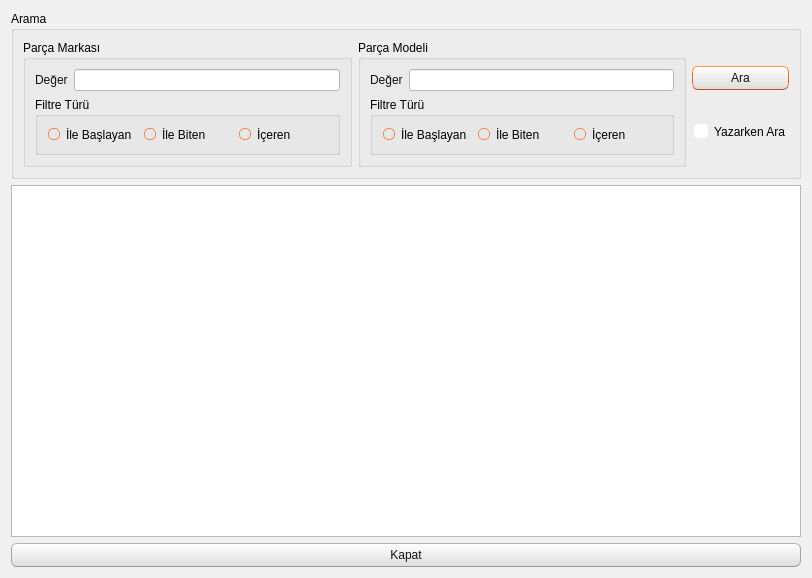
<?xml version="1.0" encoding="UTF-8"?>
<ui version="4.0">
 <class>TKNGucKaynakListe</class>
 <widget class="QDialog" name="TKNGucKaynakListe">
  <property name="geometry">
   <rect>
    <x>0</x>
    <y>0</y>
    <width>812</width>
    <height>578</height>
   </rect>
  </property>
  <property name="windowTitle">
   <string>Dialog</string>
  </property>
  <property name="styleSheet">
   <string notr="true">/*
Ubuntu Style Sheet for QT Applications
Author: Jaime A. Quiroga P.
Company: GTRONICK
Last updated: 09/10/2019 (dd/mm/yyyy), 12:31.
Available at: https://github.com/GTRONICK/QSS/blob/master/Ubuntu.qss
*/
QMainWindow {
	background-color:#f0f0f0;
}
QCheckBox {
	padding:2px;
}
QCheckBox:hover {
	border:1px solid rgb(255,150,60);
	border-radius:4px;
	padding: 1px;
	background-color:qlineargradient(spread:pad, x1:0.5, y1:1, x2:0.5, y2:0, stop:0 rgba(190, 90, 50, 50), stop:1 rgba(250, 130, 40, 50));
}
QCheckBox::indicator:checked {
	border:1px solid rgb(246, 134, 86);
	border-radius:4px;
  	background-color:rgb(246, 134, 86)
}
QCheckBox::indicator:unchecked {
	border-width:1px solid rgb(246, 134, 86);
	border-radius:4px;
  	background-color:rgb(255,255,255);
}
QColorDialog {
	background-color:#f0f0f0;
}
QComboBox {
	color:rgb(81,72,65);
	background: #ffffff;
}
QComboBox:editable {
	selection-color:rgb(81,72,65);
	selection-background-color: #ffffff;
}
QComboBox QAbstractItemView {
	selection-color: #ffffff;
	selection-background-color: rgb(246, 134, 86);
}
QComboBox:!editable:on, QComboBox::drop-down:editable:on {
	color:  #1e1d23;	
}
QDateTimeEdit, QDateEdit, QDoubleSpinBox, QFontComboBox {
	color:rgb(81,72,65);
	background-color: #ffffff;
}

QDialog {
	background-color:#f0f0f0;
}

QLabel,QLineEdit {
	color:rgb(17,17,17);
}
QLineEdit {
	background-color:rgb(255,255,255);
	selection-background-color:rgb(236,116,64);
}
QMenuBar {
	color:rgb(223,219,210);
	background-color:rgb(65,64,59);
}
QMenuBar::item {
	padding-top:4px;
	padding-left:4px;
	padding-right:4px;
	color:rgb(223,219,210);
	background-color:rgb(65,64,59);
}
QMenuBar::item:selected {
	color:rgb(255,255,255);
	padding-top:2px;
	padding-left:2px;
	padding-right:2px;
	border-top-width:2px;
	border-left-width:2px;
	border-right-width:2px;
	border-top-right-radius:4px;
	border-top-left-radius:4px;
	border-style:solid;
	background-color:rgb(65,64,59);
	border-top-color: rgb(47,47,44);
	border-right-color: qlineargradient(spread:pad, x1:0, y1:1, x2:1, y2:0, stop:0 rgba(90, 87, 78, 255), stop:1 rgba(47,47,44, 255));
	border-left-color:  qlineargradient(spread:pad, x1:1, y1:0, x2:0, y2:0, stop:0 rgba(90, 87, 78, 255), stop:1 rgba(47,47,44, 255));
}
QMenu {
	color:rgb(223,219,210);
	background-color:rgb(65,64,59);
}
QMenu::item {
	color:rgb(223,219,210);
	padding:4px 10px 4px 20px;
}
QMenu::item:selected {
	color:rgb(255,255,255);
	background-color: qlineargradient(spread:pad, x1:0.5, y1:1, x2:0.5, y2:0, stop:0 rgba(225, 108, 54, 255), stop:1 rgba(246, 134, 86, 255));
	border-style:solid;
	border-width:3px;
	padding:4px 7px 4px 17px;
	border-bottom-color:qlineargradient(spread:pad, x1:0.5, y1:1, x2:0.5, y2:0, stop:0 rgba(175,85,48,255), stop:1 rgba(236,114,67, 255));
	border-top-color:qlineargradient(spread:pad, x1:0.5, y1:1, x2:0.5, y2:0, stop:0 rgba(253,156,113,255), stop:1 rgba(205,90,46, 255));
	border-right-color:qlineargradient(spread:pad, x1:0, y1:0.5, x2:1, y2:0.5, stop:0 rgba(253,156,113,255), stop:1 rgba(205,90,46, 255));
	border-left-color:qlineargradient(spread:pad, x1:1, y1:0.5, x2:0, y2:0.5, stop:0 rgba(253,156,113,255), stop:1 rgba(205,90,46, 255));
}
QPlainTextEdit {
	border-width: 1px solid transparent;
	color:rgb(17,17,17);
	selection-background-color:rgb(236,116,64);
}
QProgressBar {
	text-align: center;
	color: rgb(0, 0, 0);
	border: 1px inset rgb(150,150,150); 
	border-radius: 10px;
	background-color:rgb(221,221,219);
}
QProgressBar::chunk:horizontal {
	background-color: qlineargradient(spread:pad, x1:0.5, y1:1, x2:0.5, y2:0, stop:0 rgba(225, 108, 54, 255), stop:1 rgba(246, 134, 86, 255));
	border:1px solid;
	border-radius:8px;
	border-bottom-color:qlineargradient(spread:pad, x1:0.5, y1:1, x2:0.5, y2:0, stop:0 rgba(175,85,48,255), stop:1 rgba(236,114,67, 255));
	border-top-color:qlineargradient(spread:pad, x1:0.5, y1:1, x2:0.5, y2:0, stop:0 rgba(253,156,113,255), stop:1 rgba(205,90,46, 255));
	border-right-color:qlineargradient(spread:pad, x1:0, y1:0.5, x2:1, y2:0.5, stop:0 rgba(253,156,113,255), stop:1 rgba(205,90,46, 255));
	border-left-color:qlineargradient(spread:pad, x1:1, y1:0.5, x2:0, y2:0.5, stop:0 rgba(253,156,113,255), stop:1 rgba(205,90,46, 255));
}
QPushButton{
	color:rgb(17,17,17);
	border-width: 1px;
	border-radius: 6px;
	border-bottom-color: rgb(150,150,150);
	border-right-color: rgb(165,165,165);
	border-left-color: rgb(165,165,165);
	border-top-color: rgb(180,180,180);
	border-style: solid;
	padding: 4px;
	background-color: qlineargradient(spread:pad, x1:0.5, y1:1, x2:0.5, y2:0, stop:0 rgba(220, 220, 220, 255), stop:1 rgba(255, 255, 255, 255));
}
QPushButton:hover{
	color:rgb(17,17,17);
	border-width: 1px;
	border-radius:6px;
	border-top-color: rgb(255,150,60);
	border-right-color: qlineargradient(spread:pad, x1:0, y1:1, x2:1, y2:0, stop:0 rgba(200, 70, 20, 255), stop:1 rgba(255,150,60, 255));
	border-left-color:  qlineargradient(spread:pad, x1:1, y1:0, x2:0, y2:0, stop:0 rgba(200, 70, 20, 255), stop:1 rgba(255,150,60, 255));
	border-bottom-color: rgb(200,70,20);
	border-style: solid;
	padding: 2px;
	background-color: qlineargradient(spread:pad, x1:0.5, y1:1, x2:0.5, y2:0, stop:0 rgba(220, 220, 220, 255), stop:1 rgba(255, 255, 255, 255));
}
QPushButton:default{
	color:rgb(17,17,17);
	border-width: 1px;
	border-radius:6px;
	border-top-color: rgb(255,150,60);
	border-right-color: qlineargradient(spread:pad, x1:0, y1:1, x2:1, y2:0, stop:0 rgba(200, 70, 20, 255), stop:1 rgba(255,150,60, 255));
	border-left-color:  qlineargradient(spread:pad, x1:1, y1:0, x2:0, y2:0, stop:0 rgba(200, 70, 20, 255), stop:1 rgba(255,150,60, 255));
	border-bottom-color: rgb(200,70,20);
	border-style: solid;
	padding: 2px;
	background-color: qlineargradient(spread:pad, x1:0.5, y1:1, x2:0.5, y2:0, stop:0 rgba(220, 220, 220, 255), stop:1 rgba(255, 255, 255, 255));
}
QPushButton:pressed{
	color:rgb(17,17,17);
	border-width: 1px;
	border-radius: 6px;
	border-width: 1px;
	border-top-color: rgba(255,150,60,200);
	border-right-color: qlineargradient(spread:pad, x1:0, y1:1, x2:1, y2:0, stop:0 rgba(200, 70, 20, 255), stop:1 rgba(255,150,60, 200));
	border-left-color:  qlineargradient(spread:pad, x1:1, y1:0, x2:0, y2:0, stop:0 rgba(200, 70, 20, 255), stop:1 rgba(255,150,60, 200));
	border-bottom-color: rgba(200,70,20,200);
	border-style: solid;
	padding: 2px;
	background-color: qlineargradient(spread:pad, x1:0.5, y1:0, x2:0.5, y2:1, stop:0 rgba(220, 220, 220, 255), stop:1 rgba(255, 255, 255, 255));
}
QPushButton:disabled{
	color:rgb(174,167,159);
	border-width: 1px;
	border-radius: 6px;
	background-color: qlineargradient(spread:pad, x1:0.5, y1:1, x2:0.5, y2:0, stop:0 rgba(200, 200, 200, 255), stop:1 rgba(230, 230, 230, 255));
}
QRadioButton {
	padding: 1px;
}
QRadioButton::indicator:checked {
	height: 10px;
	width: 10px;
	border-style:solid;
	border-radius:5px;
	border-width: 1px;
	border-color: rgba(246, 134, 86, 255);
	color: #a9b7c6;
	background-color:rgba(246, 134, 86, 255);
}
QRadioButton::indicator:!checked {
	height: 10px;
	width: 10px;
	border-style:solid;
	border-radius:5px;
	border-width: 1px;
	border-color: rgb(246, 134, 86);
	color: #a9b7c6;
	background-color: transparent;
}
QScrollArea {
	color: white;
	background-color:#f0f0f0;
}
QSlider::groove {
	border-style: solid;
	border-width: 1px;
	border-color: rgb(207,207,207);
}
QSlider::groove:horizontal {
	height: 5px;
	background: rgb(246, 134, 86);
}
QSlider::groove:vertical {
	width: 5px;
	background: rgb(246, 134, 86);
}
QSlider::handle:horizontal {
	background: rgb(253,253,253);
	border-style: solid;
	border-width: 1px;
	border-color: rgb(207,207,207);
	width: 12px;
	margin: -5px 0;
	border-radius: 7px;
}
QSlider::handle:vertical {
	background: rgb(253,253,253);
	border-style: solid;
	border-width: 1px;
	border-color: rgb(207,207,207);
	height: 12px;
	margin: 0 -5px;
	border-radius: 7px;
}
QSlider::add-page:horizontal, QSlider::add-page:vertical {
 	background: white;
}
QSlider::sub-page:horizontal, QSlider::sub-page:vertical {
	background: rgb(246, 134, 86);
}
QStatusBar, QSpinBox {
	color:rgb(81,72,65);
}
QSpinBox {
	background-color: #ffffff;
}
QScrollBar:horizontal {
	max-height: 20px;
	border: 1px transparent;
	margin: 0px 20px 0px 20px;
}
QScrollBar::handle:horizontal {
	background: rgb(253,253,253);
	border: 1px solid rgb(207,207,207);
	border-radius: 7px;
	min-width: 25px;
}
QScrollBar::handle:horizontal:hover {
	background: rgb(253,253,253);
	border: 1px solid rgb(255,150,60);
	border-radius: 7px;
	min-width: 25px;
}
QScrollBar::add-line:horizontal {
  	border: 1px solid rgb(207,207,207);
  	border-top-right-radius: 7px;
  	border-top-left-radius: 7px;
  	border-bottom-right-radius: 7px;
  	background: rgb(255, 255, 255);
  	width: 20px;
  	subcontrol-position: right;
  	subcontrol-origin: margin;
}
QScrollBar::add-line:horizontal:hover {
  	border: 1px solid rgb(255,150,60);
  	border-top-right-radius: 7px;
  	border-top-left-radius: 7px;
  	border-bottom-right-radius: 7px;
  	background: rgb(255, 255, 255);
  	width: 20px;
  	subcontrol-position: right;
  	subcontrol-origin: margin;
}
QScrollBar::add-line:horizontal:pressed {
  	border: 1px solid grey;
  	border-top-left-radius: 7px;
  	border-top-right-radius: 7px;
  	border-bottom-right-radius: 7px;
  	background: rgb(231,231,231);
  	width: 20px;
  	subcontrol-position: right;
  	subcontrol-origin: margin;
}
QScrollBar::sub-line:horizontal {
  	border: 1px solid rgb(207,207,207);
  	border-top-right-radius: 7px;
  	border-top-left-radius: 7px;
  	border-bottom-left-radius: 7px;
  	background: rgb(255, 255, 255);
  	width: 20px;
  	subcontrol-position: left;
  	subcontrol-origin: margin;
}
QScrollBar::sub-line:horizontal:hover {
  	border: 1px solid rgb(255,150,60);
  	border-top-right-radius: 7px;
  	border-top-left-radius: 7px;
  	border-bottom-left-radius: 7px;
  	background: rgb(255, 255, 255);
  	width: 20px;
  	subcontrol-position: left;
  	subcontrol-origin: margin;
}
QScrollBar::sub-line:horizontal:pressed {
  	border: 1px solid grey;
  	border-top-right-radius: 7px;
  	border-top-left-radius: 7px;
  	border-bottom-left-radius: 7px;
  	background: rgb(231,231,231);
  	width: 20px;
  	subcontrol-position: left;
  	subcontrol-origin: margin;
}
QScrollBar::left-arrow:horizontal {
  	border: 1px transparent grey;
  	border-top-left-radius: 3px;
  	border-bottom-left-radius: 3px;
  	width: 6px;
  	height: 6px;
  	background: rgb(230,230,230);
}
QScrollBar::right-arrow:horizontal {
	border: 1px transparent grey;
	border-top-right-radius: 3px;
	border-bottom-right-radius: 3px;
  	width: 6px;
  	height: 6px;
 	background: rgb(230,230,230);
}
QScrollBar::add-page:horizontal, QScrollBar::sub-page:horizontal {
 	background: none;
} 
QScrollBar:vertical {
	max-width: 20px;
	border: 1px transparent grey;
	margin: 20px 0px 20px 0px;
}
QScrollBar::add-line:vertical {
	border: 1px solid;
	border-color: rgb(207,207,207);
	border-bottom-right-radius: 7px;
	border-bottom-left-radius: 7px;
	border-top-left-radius: 7px;
	background: rgb(255, 255, 255);
  	height: 20px;
  	subcontrol-position: bottom;
  	subcontrol-origin: margin;
}
QScrollBar::add-line:vertical:hover {
  	border: 1px solid;
  	border-color: rgb(255,150,60);
  	border-bottom-right-radius: 7px;
  	border-bottom-left-radius: 7px;
  	border-top-left-radius: 7px;
  	background: rgb(255, 255, 255);
  	height: 20px;
  	subcontrol-position: bottom;
  	subcontrol-origin: margin;
}
QScrollBar::add-line:vertical:pressed {
  	border: 1px solid grey;
  	border-bottom-left-radius: 7px;
  	border-bottom-right-radius: 7px;
  	border-top-left-radius: 7px;
  	background: rgb(231,231,231);
  	height: 20px;
  	subcontrol-position: bottom;
  	subcontrol-origin: margin;
}
QScrollBar::sub-line:vertical {
  	border: 1px solid rgb(207,207,207);
  	border-top-right-radius: 7px;
  	border-top-left-radius: 7px;
  	border-bottom-left-radius: 7px;
  	background: rgb(255, 255, 255);
  	height: 20px;
  	subcontrol-position: top;
  	subcontrol-origin: margin;
}
QScrollBar::sub-line:vertical:hover {
  	border: 1px solid rgb(255,150,60);
  	border-top-right-radius: 7px;
  	border-top-left-radius: 7px;
  	border-bottom-left-radius: 7px;
	background: rgb(255, 255, 255);
  	height: 20px;
  	subcontrol-position: top;
  	subcontrol-origin: margin;
}
QScrollBar::sub-line:vertical:pressed {
  	border: 1px solid grey;
  	border-top-left-radius: 7px;
  	border-top-right-radius: 7px;
  	background: rgb(231,231,231);
 	height: 20px;
  	subcontrol-position: top;
  	subcontrol-origin: margin;
}
QScrollBar::handle:vertical {
	background: rgb(253,253,253);
	border: 1px solid rgb(207,207,207);
	border-radius: 7px;
	min-height: 25px;
}
QScrollBar::handle:vertical:hover {
	background: rgb(253,253,253);
	border: 1px solid rgb(255,150,60);
	border-radius: 7px;
	min-height: 25px;
}
QScrollBar::up-arrow:vertical {
	border: 1px transparent grey;
  	border-top-left-radius: 3px;
	border-top-right-radius: 3px;
  	width: 6px;
  	height: 6px;
  	background: rgb(230,230,230);
}
QScrollBar::down-arrow:vertical {
  	border: 1px transparent grey;
  	border-bottom-left-radius: 3px;
  	border-bottom-right-radius: 3px;
  	width: 6px;
  	height: 6px;
  	background: rgb(230,230,230);
}
QScrollBar::add-page:vertical, QScrollBar::sub-page:vertical {
  	background: none;
}
QTabWidget {
	color:rgb(0,0,0);
	background-color:rgb(247,246,246);
}
QTabWidget::pane {
	border-color: rgb(180,180,180);
	background-color:rgb(247,246,246);
	border-style: solid;
	border-width: 1px;
  	border-radius: 6px;
}
QTabBar::tab {
	padding-left:4px;
	padding-right:4px;
	padding-bottom:2px;
	padding-top:2px;
	color:rgb(81,72,65);
  	background-color: qlineargradient(spread:pad, x1:0.5, y1:1, x2:0.5, y2:0, stop:0 rgba(221,218,217,255), stop:1 rgba(240,239,238,255));
	border-style: solid;
	border-width: 1px;
  	border-top-right-radius:4px;
	border-top-left-radius:4px;
	border-top-color: rgb(180,180,180);
	border-left-color: rgb(180,180,180);
	border-right-color: rgb(180,180,180);
	border-bottom-color: transparent;
}
QTabBar::tab:selected, QTabBar::tab:last:selected, QTabBar::tab:hover {
  	background-color:rgb(247,246,246);
  	margin-left: 0px;
  	margin-right: 1px;
}
QTabBar::tab:!selected {
	margin-top: 1px;
	margin-right: 1px;
}
QTextEdit {
	border-width: 1px;
	border-style: solid;
	border-color:transparent;
	color:rgb(17,17,17);
	selection-background-color:rgb(236,116,64);
}
QTimeEdit, QToolBox, QToolBox::tab, QToolBox::tab:selected {
	color:rgb(81,72,65);
	background-color: #ffffff;
}</string>
  </property>
  <layout class="QVBoxLayout" name="verticalLayout_4">
   <item>
    <widget class="QGroupBox" name="groupBox">
     <property name="title">
      <string>Arama</string>
     </property>
     <layout class="QHBoxLayout" name="horizontalLayout_7">
      <item>
       <widget class="QGroupBox" name="groupBox_2">
        <property name="title">
         <string>Parça Markası</string>
        </property>
        <layout class="QVBoxLayout" name="verticalLayout">
         <item>
          <layout class="QHBoxLayout" name="horizontalLayout_3">
           <item>
            <widget class="QLabel" name="label">
             <property name="text">
              <string>Değer</string>
             </property>
             <property name="buddy">
              <cstring>leParcaMarkaDegeri</cstring>
             </property>
            </widget>
           </item>
           <item>
            <widget class="QLineEdit" name="leParcaMarkaDegeri"/>
           </item>
          </layout>
         </item>
         <item>
          <widget class="QGroupBox" name="groupBox_3">
           <property name="title">
            <string>Filtre Türü</string>
           </property>
           <layout class="QHBoxLayout" name="horizontalLayout_2">
            <item>
             <layout class="QHBoxLayout" name="horizontalLayout">
              <item>
               <widget class="QRadioButton" name="rbParcaMarkaIleBaslayan">
                <property name="text">
                 <string>İle Başlayan</string>
                </property>
               </widget>
              </item>
              <item>
               <widget class="QRadioButton" name="rbParcaMarkaIleBiten">
                <property name="text">
                 <string>İle Biten</string>
                </property>
               </widget>
              </item>
              <item>
               <widget class="QRadioButton" name="rbParcaMarkaIceren">
                <property name="text">
                 <string>İçeren</string>
                </property>
               </widget>
              </item>
             </layout>
            </item>
           </layout>
          </widget>
         </item>
        </layout>
       </widget>
      </item>
      <item>
       <widget class="QGroupBox" name="groupBox_4">
        <property name="title">
         <string>Parça Modeli</string>
        </property>
        <layout class="QVBoxLayout" name="verticalLayout_2">
         <item>
          <layout class="QHBoxLayout" name="horizontalLayout_4">
           <item>
            <widget class="QLabel" name="label_2">
             <property name="text">
              <string>Değer</string>
             </property>
             <property name="buddy">
              <cstring>leParcaMarkaDegeri</cstring>
             </property>
            </widget>
           </item>
           <item>
            <widget class="QLineEdit" name="leParcaModelDegeri"/>
           </item>
          </layout>
         </item>
         <item>
          <widget class="QGroupBox" name="groupBox_5">
           <property name="title">
            <string>Filtre Türü</string>
           </property>
           <layout class="QHBoxLayout" name="horizontalLayout_5">
            <item>
             <layout class="QHBoxLayout" name="horizontalLayout_6">
              <item>
               <widget class="QRadioButton" name="rbParcaModelIleBaslayan">
                <property name="text">
                 <string>İle Başlayan</string>
                </property>
               </widget>
              </item>
              <item>
               <widget class="QRadioButton" name="rbParcaModelIleBiten">
                <property name="text">
                 <string>İle Biten</string>
                </property>
               </widget>
              </item>
              <item>
               <widget class="QRadioButton" name="rbParcaModelIceren">
                <property name="text">
                 <string>İçeren</string>
                </property>
               </widget>
              </item>
             </layout>
            </item>
           </layout>
          </widget>
         </item>
        </layout>
       </widget>
      </item>
      <item>
       <layout class="QVBoxLayout" name="verticalLayout_3">
        <item>
         <widget class="QPushButton" name="pushButton">
          <property name="text">
           <string>Ara</string>
          </property>
          <property name="icon">
           <iconset resource="../../kaynaklar.qrc">
            <normaloff>:/resimler/Search-1.png</normaloff>:/resimler/Search-1.png</iconset>
          </property>
         </widget>
        </item>
        <item>
         <widget class="QCheckBox" name="cbYazarkenAra">
          <property name="text">
           <string>Yazarken Ara</string>
          </property>
         </widget>
        </item>
       </layout>
      </item>
     </layout>
    </widget>
   </item>
   <item>
    <widget class="QTableWidget" name="tableWidget"/>
   </item>
   <item>
    <widget class="QPushButton" name="pushButton_2">
     <property name="text">
      <string>Kapat</string>
     </property>
     <property name="icon">
      <iconset resource="../../kaynaklar.qrc">
       <normaloff>:/resimler/dialog-close.png</normaloff>:/resimler/dialog-close.png</iconset>
     </property>
    </widget>
   </item>
  </layout>
 </widget>
 <resources>
  <include location="../../kaynaklar.qrc"/>
 </resources>
 <connections>
  <connection>
   <sender>cbYazarkenAra</sender>
   <signal>clicked(bool)</signal>
   <receiver>pushButton</receiver>
   <slot>setDisabled(bool)</slot>
   <hints>
    <hint type="sourcelabel">
     <x>758</x>
     <y>133</y>
    </hint>
    <hint type="destinationlabel">
     <x>758</x>
     <y>86</y>
    </hint>
   </hints>
  </connection>
  <connection>
   <sender>leParcaModelDegeri</sender>
   <signal>textChanged(QString)</signal>
   <receiver>TKNGucKaynakListe</receiver>
   <slot>Ara()</slot>
   <hints>
    <hint type="sourcelabel">
     <x>563</x>
     <y>87</y>
    </hint>
    <hint type="destinationlabel">
     <x>657</x>
     <y>184</y>
    </hint>
   </hints>
  </connection>
  <connection>
   <sender>rbParcaModelIceren</sender>
   <signal>clicked()</signal>
   <receiver>TKNGucKaynakListe</receiver>
   <slot>Ara()</slot>
   <hints>
    <hint type="sourcelabel">
     <x>599</x>
     <y>135</y>
    </hint>
    <hint type="destinationlabel">
     <x>610</x>
     <y>190</y>
    </hint>
   </hints>
  </connection>
  <connection>
   <sender>rbParcaModelIleBiten</sender>
   <signal>clicked()</signal>
   <receiver>TKNGucKaynakListe</receiver>
   <slot>Ara()</slot>
   <hints>
    <hint type="sourcelabel">
     <x>509</x>
     <y>138</y>
    </hint>
    <hint type="destinationlabel">
     <x>528</x>
     <y>187</y>
    </hint>
   </hints>
  </connection>
  <connection>
   <sender>rbParcaModelIleBaslayan</sender>
   <signal>clicked()</signal>
   <receiver>TKNGucKaynakListe</receiver>
   <slot>Ara()</slot>
   <hints>
    <hint type="sourcelabel">
     <x>413</x>
     <y>135</y>
    </hint>
    <hint type="destinationlabel">
     <x>441</x>
     <y>188</y>
    </hint>
   </hints>
  </connection>
  <connection>
   <sender>rbParcaMarkaIceren</sender>
   <signal>clicked()</signal>
   <receiver>TKNGucKaynakListe</receiver>
   <slot>Ara()</slot>
   <hints>
    <hint type="sourcelabel">
     <x>264</x>
     <y>138</y>
    </hint>
    <hint type="destinationlabel">
     <x>292</x>
     <y>186</y>
    </hint>
   </hints>
  </connection>
  <connection>
   <sender>rbParcaMarkaIleBiten</sender>
   <signal>clicked()</signal>
   <receiver>TKNGucKaynakListe</receiver>
   <slot>Ara()</slot>
   <hints>
    <hint type="sourcelabel">
     <x>182</x>
     <y>135</y>
    </hint>
    <hint type="destinationlabel">
     <x>197</x>
     <y>186</y>
    </hint>
   </hints>
  </connection>
  <connection>
   <sender>rbParcaMarkaIleBaslayan</sender>
   <signal>clicked()</signal>
   <receiver>TKNGucKaynakListe</receiver>
   <slot>Ara()</slot>
   <hints>
    <hint type="sourcelabel">
     <x>87</x>
     <y>139</y>
    </hint>
    <hint type="destinationlabel">
     <x>122</x>
     <y>186</y>
    </hint>
   </hints>
  </connection>
  <connection>
   <sender>leParcaMarkaDegeri</sender>
   <signal>textChanged(QString)</signal>
   <receiver>TKNGucKaynakListe</receiver>
   <slot>Ara()</slot>
   <hints>
    <hint type="sourcelabel">
     <x>286</x>
     <y>75</y>
    </hint>
    <hint type="destinationlabel">
     <x>353</x>
     <y>187</y>
    </hint>
   </hints>
  </connection>
  <connection>
   <sender>pushButton_2</sender>
   <signal>clicked()</signal>
   <receiver>TKNGucKaynakListe</receiver>
   <slot>accept()</slot>
   <hints>
    <hint type="sourcelabel">
     <x>720</x>
     <y>557</y>
    </hint>
    <hint type="destinationlabel">
     <x>802</x>
     <y>464</y>
    </hint>
   </hints>
  </connection>
  <connection>
   <sender>pushButton</sender>
   <signal>clicked()</signal>
   <receiver>TKNGucKaynakListe</receiver>
   <slot>Ara()</slot>
   <hints>
    <hint type="sourcelabel">
     <x>777</x>
     <y>72</y>
    </hint>
    <hint type="destinationlabel">
     <x>802</x>
     <y>104</y>
    </hint>
   </hints>
  </connection>
 </connections>
 <slots>
  <slot>Ara()</slot>
 </slots>
</ui>
